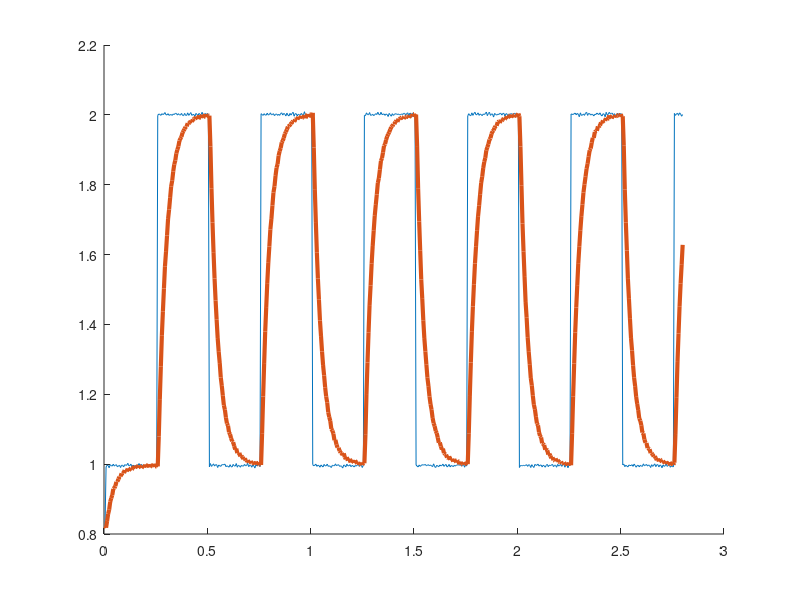

MATLAB code for this plot:
clc, close all, clear all;
%% Valores teóricos
% Valores de componentes

pkg load signal
pkg load control

%%
function [Theta] = identificacionLS(n, u, y)
  Y = y(n+1:length(y));
  Phi = [];
  for i=n:-1:1
    Phi = [Phi y(i:(length(y)+i-n-1))];
  end
  for j=(n+1):-1:1
    Phi = [Phi u(j:(length(y)+j-n-1))];
  end
  Theta = (Phi'*Phi)^(-1)*Phi'*Y;
end

R1 = 10*1e3;
C1 = 1*1e-6;
R2 = 39*1e3;
C2 = 1*1e-6;

fs = 200; % frecuencia de muestreo
h = 1/fs;

num = [ 1 ];
den = [(R1*C1*R2*C2) (R1*C1+R1*C2+R2*C2) 1];

Hs= tf(num, den)

Hz = c2d(Hs, h, 'zoh')
disp(Hz);
[numz, denz] = tfdata(Hz, 'v');
%% Parte experimental

data_csv = csvread('TPFrcrcDatos_001.csv');

u= data_csv(:,1);
y= data_csv(:,2);

u = u * 3.3 / 4095;
y = y * 3.3 / 4095;

t = 1:1:length(u);
t = t / fs;

% y = filter(numz, denz, u);

[Theta_LS_1] = identificacionLS(1, u, y);
numz_LS_1 = [Theta_LS_1(2) Theta_LS_1(3)];
denz_LS_1 = [1 -Theta_LS_1(1)];

[Theta_LS_2] = identificacionLS(2, u, y);
numz_LS_2 = [Theta_LS_2(3) Theta_LS_2(4) Theta_LS_2(5)]
denz_LS_2 = [1 -Theta_LS_2(1) -Theta_LS_2(2)]

[Theta_LS_3] = identificacionLS(3, u, y);
numz_LS_3 = [Theta_LS_3(4) Theta_LS_3(5) Theta_LS_3(6) Theta_LS_3(7)];
denz_LS_3 = [1 -Theta_LS_3(1) -Theta_LS_3(2) -Theta_LS_3(3)];


y_LS_1 = filter(numz_LS_1, denz_LS_1, u);
J_1 = (y-y_LS_1)'*(y-y_LS_1)/2

y_LS_2 = filter(numz_LS_2, denz_LS_2, u);
J_2 = (y-y_LS_2)'*(y-y_LS_2)/2

y_LS_3 = filter(numz_LS_3, denz_LS_3, u);
J_3 = (y-y_LS_3)'*(y-y_LS_3)/2

%% Plot


figure;
hold on;
plot(t, u)
plot(t, y, 'LineWidth', 3)
% plot(t, y_LS_1, 'LineWidth', 3)
% plot(t, y_LS_2, '--', 'LineWidth', 3)
% legend('u', 'y', 'y_LS_1', 'y_LS_2')


